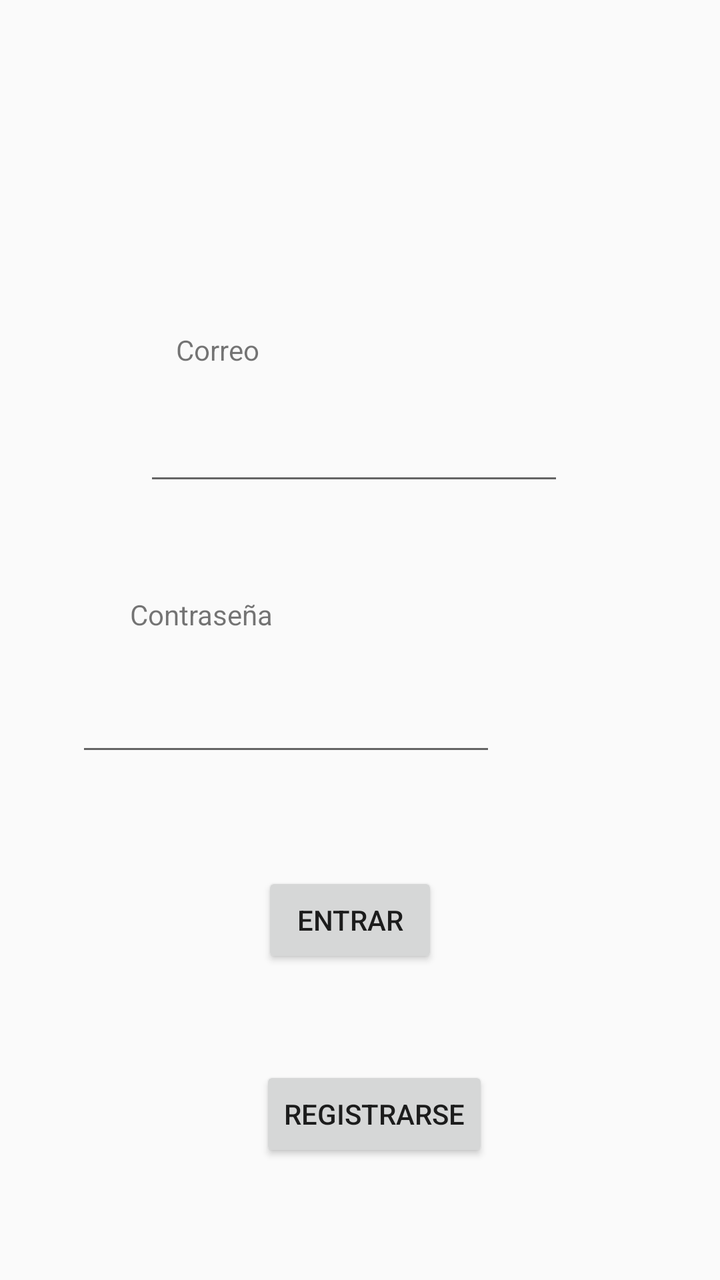
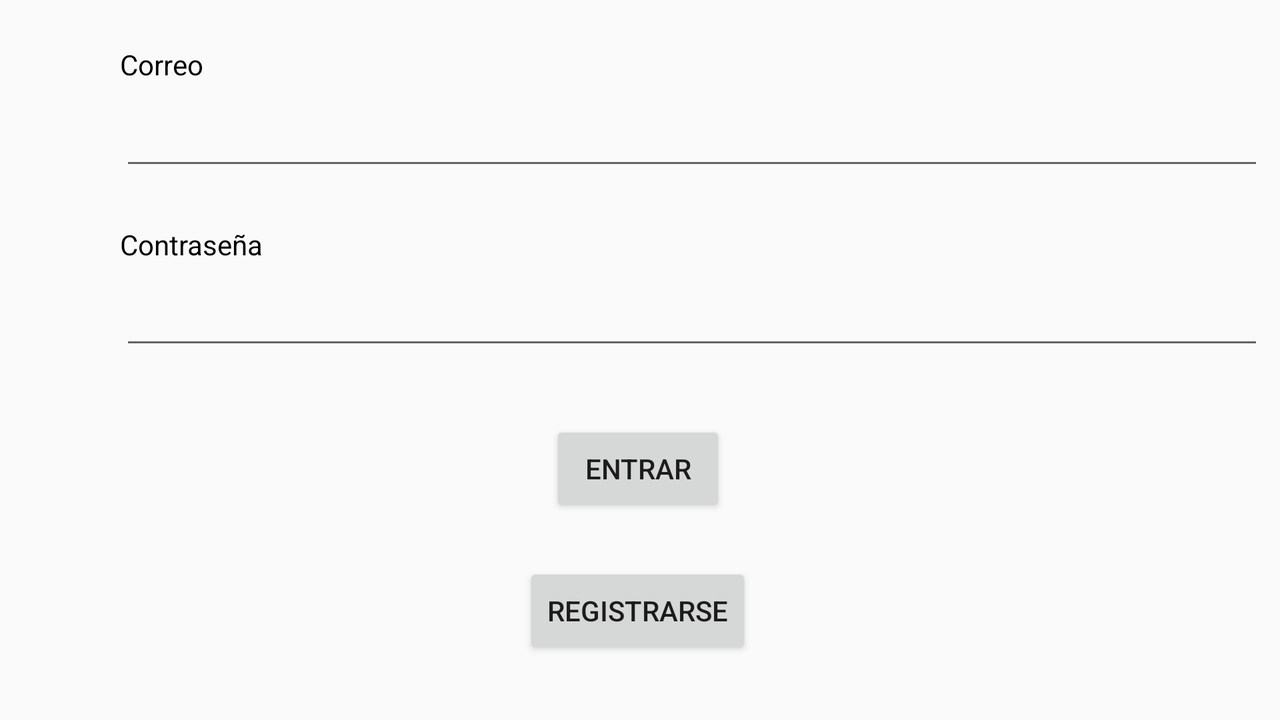

Two renders of one Android screen. The first uses the default layout on a phone; the second uses the alternative layout the repository ships for a different screen configuration, on a matching device. The two XML files are below.
<!-- AndroidManifest.xml: application theme AppTheme -->
<!-- res/layout/activity_login.xml -->
<?xml version="1.0" encoding="utf-8"?>
<android.support.constraint.ConstraintLayout xmlns:android="http://schemas.android.com/apk/res/android"
    xmlns:app="http://schemas.android.com/apk/res-auto"
    xmlns:tools="http://schemas.android.com/tools"
    android:layout_width="match_parent"
    android:layout_height="match_parent"
    tools:context=".logReg.login">

    <EditText
        android:id="@+id/eTxtCorreo"
        android:layout_width="wrap_content"
        android:layout_height="wrap_content"
        android:layout_marginStart="7dp"
        android:layout_marginBottom="50dp"
        android:ems="10"
        android:inputType="textEmailAddress"
        app:layout_constraintBottom_toTopOf="@+id/txtPass"
        app:layout_constraintStart_toStartOf="@+id/txtPass"
        android:importantForAutofill="no" tools:targetApi="o" />

    <EditText
        android:id="@+id/eTxtPass"
        android:layout_width="wrap_content"
        android:layout_height="wrap_content"
        android:layout_marginStart="38dp"
        android:layout_marginBottom="53dp"
        android:ems="10"
        android:inputType="textPassword"
        app:layout_constraintBottom_toTopOf="@+id/btnLogear"
        app:layout_constraintStart_toStartOf="parent"
        android:importantForAutofill="no" tools:targetApi="o" />

    <TextView
        android:id="@+id/txtCorreo"
        android:layout_width="wrap_content"
        android:layout_height="wrap_content"
        android:layout_marginStart="16dp"
        android:layout_marginBottom="22dp"
        android:text="@string/correo"
        app:layout_constraintBottom_toTopOf="@+id/eTxtCorreo"
        app:layout_constraintStart_toStartOf="@+id/eTxtCorreo" />

    <TextView
        android:id="@+id/txtPass"
        android:layout_width="wrap_content"
        android:layout_height="wrap_content"
        android:layout_marginStart="27dp"
        android:layout_marginBottom="25dp"
        android:text="@string/contrase_a"
        app:layout_constraintBottom_toTopOf="@+id/eTxtPass"
        app:layout_constraintStart_toStartOf="@+id/eTxtPass" />

    <Button
        android:id="@+id/btnLogear"
        android:layout_width="wrap_content"
        android:layout_height="wrap_content"
        android:layout_marginStart="1dp"
        android:layout_marginBottom="49dp"
        android:onClick="onClickLogear"
        android:text="@string/logear"
        app:layout_constraintBottom_toTopOf="@+id/btnResgistrar"
        app:layout_constraintStart_toStartOf="@+id/btnResgistrar" />

    <Button
        android:id="@+id/btnResgistrar"
        android:layout_width="wrap_content"
        android:layout_height="wrap_content"
        android:layout_marginStart="130dp"
        android:layout_marginBottom="59dp"
        android:onClick="onClickRegistrar"
        android:text="@string/registrarse"
        app:layout_constraintBottom_toBottomOf="parent"
        app:layout_constraintStart_toStartOf="parent" />
</android.support.constraint.ConstraintLayout>
<!-- resources referenced by this layout -->
<resources>
  <string name="contrase_a">Contraseña</string>
  <string name="correo">Correo</string>
  <string name="logear">Entrar </string>
  <string name="registrarse">Registrarse</string>
  <style name="AppTheme" parent="Theme.AppCompat.Light.DarkActionBar">
          
          <item name="colorPrimary">@color/colorPrimary</item>
          <item name="colorPrimaryDark">@color/colorPrimaryDark</item>
          <item name="colorAccent">@color/colorAccent</item>
      </style>
  <color name="colorPrimary">#304FFE</color>
  <color name="colorPrimaryDark">#03A9F4</color>
  <color name="colorAccent">#BBBAB5</color>
</resources>
<!-- res/layout-land/activity_login.xml (the author's variant of the layout above) -->
<!-- drawn on the phone turned sideways -->
<?xml version="1.0" encoding="utf-8"?>
<android.support.constraint.ConstraintLayout xmlns:android="http://schemas.android.com/apk/res/android"
    xmlns:app="http://schemas.android.com/apk/res-auto"
    xmlns:tools="http://schemas.android.com/tools"
    android:layout_width="match_parent"
    android:layout_height="match_parent"
    tools:context=".actiLogReg.login">

    <EditText
        android:id="@+id/eTxtCorreo"
        android:layout_width="0dp"
        android:layout_height="wrap_content"
        android:layout_marginStart="60dp"
        android:layout_marginEnd="8dp"
        android:ems="10"
        android:importantForAutofill="no"
        android:inputType="textEmailAddress"
        app:layout_constraintBottom_toTopOf="@+id/txtPass"
        app:layout_constraintEnd_toEndOf="parent"
        app:layout_constraintHorizontal_bias="0.439"
        app:layout_constraintStart_toStartOf="parent"
        app:layout_constraintTop_toBottomOf="@+id/txtCorreo"
        tools:targetApi="o" />

    <EditText
        android:id="@+id/eTxtPass"
        android:layout_width="0dp"
        android:layout_height="wrap_content"
        android:layout_marginStart="60dp"
        android:layout_marginEnd="8dp"
        android:layout_marginBottom="16dp"
        android:ems="10"
        android:importantForAutofill="no"
        android:inputType="textPassword"
        app:layout_constraintBottom_toTopOf="@+id/btnLogear"
        app:layout_constraintEnd_toEndOf="parent"
        app:layout_constraintHorizontal_bias="0.439"
        app:layout_constraintStart_toStartOf="parent"
        app:layout_constraintTop_toBottomOf="@+id/txtPass"
        tools:targetApi="o" />

    <TextView
        android:id="@+id/txtCorreo"
        android:layout_width="0dp"
        android:layout_height="wrap_content"
        android:layout_marginStart="60dp"
        android:layout_marginTop="16dp"
        android:layout_marginEnd="8dp"
        android:text="@string/correo"
        android:textColor="@android:color/black"
        app:layout_constraintBottom_toTopOf="@+id/eTxtCorreo"
        app:layout_constraintEnd_toEndOf="parent"
        app:layout_constraintHorizontal_bias="0.0"
        app:layout_constraintStart_toStartOf="parent"
        app:layout_constraintTop_toTopOf="parent" />

    <TextView
        android:id="@+id/txtPass"
        android:layout_width="0dp"
        android:layout_height="wrap_content"
        android:layout_marginStart="60dp"
        android:layout_marginTop="16dp"
        android:layout_marginEnd="8dp"
        android:text="@string/contrase_a"
        android:textColor="@android:color/black"
        app:layout_constraintBottom_toTopOf="@+id/eTxtPass"
        app:layout_constraintEnd_toEndOf="parent"
        app:layout_constraintHorizontal_bias="0.249"
        app:layout_constraintStart_toStartOf="parent"
        app:layout_constraintTop_toBottomOf="@+id/eTxtCorreo" />

    <Button
        android:id="@+id/btnLogear"
        android:layout_width="wrap_content"
        android:layout_height="wrap_content"
        android:layout_marginStart="8dp"
        android:layout_marginTop="8dp"
        android:layout_marginEnd="8dp"
        android:layout_marginBottom="8dp"
        android:onClick="onClickLogear"
        android:text="@string/logear"
        app:layout_constraintBottom_toTopOf="@+id/btnResgistrar"
        app:layout_constraintEnd_toEndOf="parent"
        app:layout_constraintHorizontal_bias="0.498"
        app:layout_constraintStart_toStartOf="parent"
        app:layout_constraintTop_toBottomOf="@+id/eTxtPass" />

    <Button
        android:id="@+id/btnResgistrar"
        android:layout_width="wrap_content"
        android:layout_height="wrap_content"
        android:layout_marginStart="8dp"
        android:layout_marginTop="8dp"
        android:layout_marginEnd="8dp"
        android:layout_marginBottom="24dp"
        android:onClick="onClickRegistrar"
        android:text="@string/registrarse"
        app:layout_constraintBottom_toBottomOf="parent"
        app:layout_constraintEnd_toEndOf="parent"
        app:layout_constraintHorizontal_bias="0.498"
        app:layout_constraintStart_toStartOf="parent"
        app:layout_constraintTop_toBottomOf="@+id/btnLogear"
        app:layout_constraintVertical_bias="0.932" />
</android.support.constraint.ConstraintLayout>
